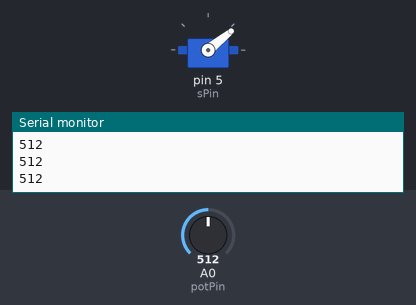
The sketch below on a simulated Arduino Uno, built with avr-gcc and run on an emulated ATmega328P. On the bench: servo, the last lines printed to the serial monitor. The test bench sets the inputs (shaded band); at power-on: A0 (potPin) = 512.

Above: at 1.2 s.
1.3 s: A0 (potPin) set to 716
At 1.8 s:
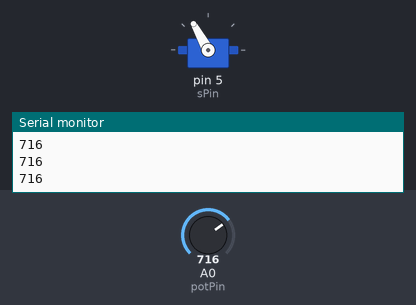
2.8 s: A0 (potPin) set to 900
At 3.9 s:
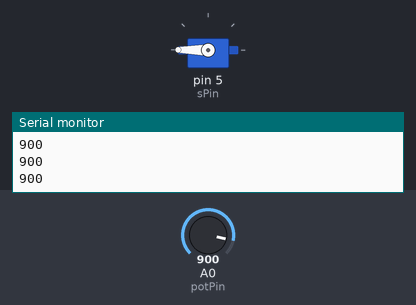
4.3 s: A0 (potPin) set to 306
At 5.4 s:
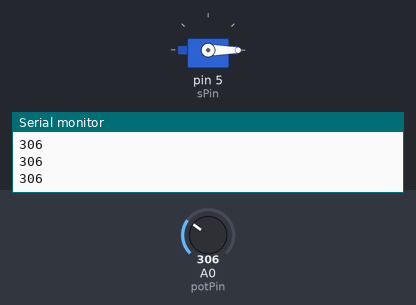
5.8 s: A0 (potPin) set to 511
At 6.3 s:
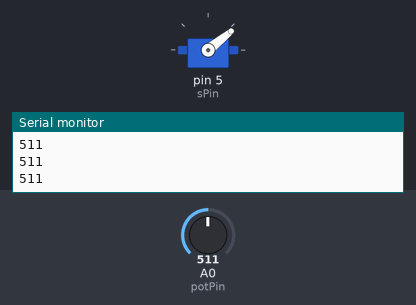
7.3 s: A0 (potPin) set to 122
At 8.4 s:
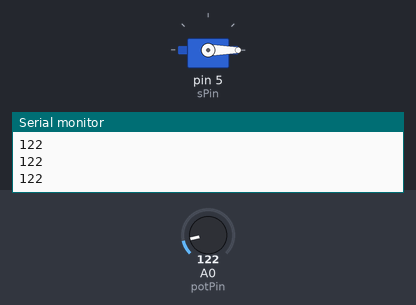
Timing chart, 0 to 9.8 s (numbered marks = the images above; inputs shaded):
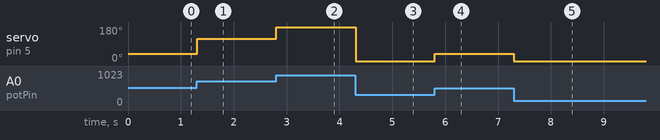

The sketch:

servo.ino
```cpp
#include <Servo.h>
Servo servy;
int sPin = 5;
int potPin = A0;
int val;

void setup() {
  // put your setup code here, to run once:
Serial.begin(9600);
servy.attach(sPin);//attach servo on pin 5 (sPin) to the Servo object
}

void loop() {
  // put your main code here, to run repeatedly:
  val= analogRead(potPin);
  Serial.println(val);
  val = map(val, 410, 870, 0, 180);
  servy.write(val);
  delay(15); //avoid jitters

}
```

Measured:
- after the input at 1.3 s, servo on pin 5 (sPin): 39° → 119° at once
- after the input at 2.8 s, servo on pin 5 (sPin): 119° → 180° at once
- after the input at 4.3 s, servo on pin 5 (sPin): 180° → 0° at once
- after the input at 5.8 s, servo on pin 5 (sPin): 0° → 39° at once
- after the input at 7.3 s, servo on pin 5 (sPin): 39° → 0° at once
